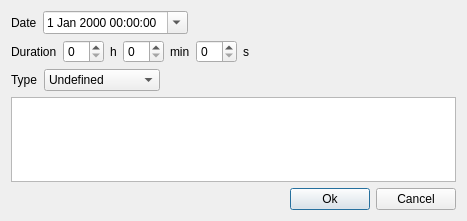
<?xml version="1.0" encoding="UTF-8"?>
<ui version="4.0">
 <class>DialogNewWork</class>
 <widget class="QDialog" name="DialogNewWork">
  <property name="enabled">
   <bool>true</bool>
  </property>
  <property name="geometry">
   <rect>
    <x>0</x>
    <y>0</y>
    <width>467</width>
    <height>221</height>
   </rect>
  </property>
  <property name="windowTitle">
   <string>New Work</string>
  </property>
  <property name="windowIcon">
   <iconset resource="Foucault2.qrc">
    <normaloff>:/Foucault2/Foucault2.ico</normaloff>:/Foucault2/Foucault2.ico</iconset>
  </property>
  <layout class="QGridLayout" name="gridLayout">
   <item row="2" column="0">
    <layout class="QHBoxLayout" name="horizontalLayout_3">
     <item>
      <widget class="QLabel" name="label_3">
       <property name="text">
        <string>Type</string>
       </property>
      </widget>
     </item>
     <item>
      <widget class="QComboBox" name="cbWorkType">
       <item>
        <property name="text">
         <string>Undefined</string>
        </property>
       </item>
       <item>
        <property name="text">
         <string>Rough Grinding</string>
        </property>
       </item>
       <item>
        <property name="text">
         <string>Fine Grinding</string>
        </property>
       </item>
       <item>
        <property name="text">
         <string>Polishing</string>
        </property>
       </item>
       <item>
        <property name="text">
         <string>Figuring</string>
        </property>
       </item>
      </widget>
     </item>
     <item>
      <spacer name="horizontalSpacer_3">
       <property name="orientation">
        <enum>Qt::Horizontal</enum>
       </property>
       <property name="sizeHint" stdset="0">
        <size>
         <width>40</width>
         <height>20</height>
        </size>
       </property>
      </spacer>
     </item>
    </layout>
   </item>
   <item row="8" column="0">
    <layout class="QHBoxLayout" name="horizontalLayout">
     <item>
      <spacer name="horizontalSpacer">
       <property name="orientation">
        <enum>Qt::Horizontal</enum>
       </property>
       <property name="sizeHint" stdset="0">
        <size>
         <width>40</width>
         <height>20</height>
        </size>
       </property>
      </spacer>
     </item>
     <item>
      <widget class="QPushButton" name="pushButton">
       <property name="text">
        <string>Ok</string>
       </property>
      </widget>
     </item>
     <item>
      <widget class="QPushButton" name="pushButton_2">
       <property name="text">
        <string>Cancel</string>
       </property>
      </widget>
     </item>
    </layout>
   </item>
   <item row="7" column="0">
    <widget class="QPlainTextEdit" name="pleWork"/>
   </item>
   <item row="0" column="0">
    <layout class="QHBoxLayout" name="horizontalLayout_2">
     <item>
      <widget class="QLabel" name="label">
       <property name="text">
        <string>Date</string>
       </property>
      </widget>
     </item>
     <item>
      <widget class="QDateTimeEdit" name="dteWhen">
       <property name="calendarPopup">
        <bool>true</bool>
       </property>
      </widget>
     </item>
     <item>
      <spacer name="horizontalSpacer_2">
       <property name="orientation">
        <enum>Qt::Horizontal</enum>
       </property>
       <property name="sizeHint" stdset="0">
        <size>
         <width>40</width>
         <height>20</height>
        </size>
       </property>
      </spacer>
     </item>
    </layout>
   </item>
   <item row="1" column="0">
    <layout class="QHBoxLayout" name="horizontalLayout_4">
     <item>
      <widget class="QLabel" name="label_2">
       <property name="text">
        <string>Duration</string>
       </property>
      </widget>
     </item>
     <item>
      <widget class="QSpinBox" name="sbHour"/>
     </item>
     <item>
      <widget class="QLabel" name="label_4">
       <property name="text">
        <string>h</string>
       </property>
      </widget>
     </item>
     <item>
      <widget class="QSpinBox" name="sbMinute"/>
     </item>
     <item>
      <widget class="QLabel" name="label_5">
       <property name="text">
        <string>min</string>
       </property>
      </widget>
     </item>
     <item>
      <widget class="QSpinBox" name="sbSecond"/>
     </item>
     <item>
      <widget class="QLabel" name="label_6">
       <property name="text">
        <string>s</string>
       </property>
      </widget>
     </item>
     <item>
      <spacer name="horizontalSpacer_4">
       <property name="orientation">
        <enum>Qt::Horizontal</enum>
       </property>
       <property name="sizeHint" stdset="0">
        <size>
         <width>40</width>
         <height>20</height>
        </size>
       </property>
      </spacer>
     </item>
    </layout>
   </item>
  </layout>
 </widget>
 <resources>
  <include location="Foucault2.qrc"/>
 </resources>
 <connections/>
</ui>
